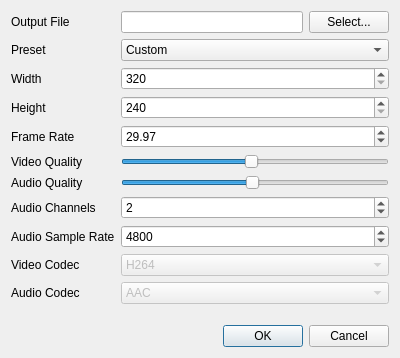
<?xml version="1.0" encoding="UTF-8"?>
<ui version="4.0">
 <class>RendererSettings</class>
 <widget class="QDialog" name="RendererSettings">
  <property name="geometry">
   <rect>
    <x>0</x>
    <y>0</y>
    <width>400</width>
    <height>358</height>
   </rect>
  </property>
  <property name="windowTitle">
   <string>Export Settings</string>
  </property>
  <layout class="QFormLayout" name="formLayout">
   <item row="0" column="0">
    <widget class="QLabel" name="outputLabel">
     <property name="text">
      <string>Output File</string>
     </property>
    </widget>
   </item>
   <item row="0" column="1">
    <layout class="QHBoxLayout" name="horizontalLayout_2">
     <item>
      <widget class="QLineEdit" name="outputFileName">
       <property name="enabled">
        <bool>true</bool>
       </property>
      </widget>
     </item>
     <item>
      <widget class="QPushButton" name="outputFileNameButton">
       <property name="text">
        <string>Select...</string>
       </property>
      </widget>
     </item>
    </layout>
   </item>
   <item row="2" column="0">
    <widget class="QLabel" name="label">
     <property name="enabled">
      <bool>true</bool>
     </property>
     <property name="text">
      <string>Width</string>
     </property>
    </widget>
   </item>
   <item row="2" column="1">
    <widget class="QSpinBox" name="width">
     <property name="enabled">
      <bool>true</bool>
     </property>
     <property name="minimum">
      <number>320</number>
     </property>
     <property name="maximum">
      <number>1920</number>
     </property>
    </widget>
   </item>
   <item row="3" column="0">
    <widget class="QLabel" name="label_2">
     <property name="enabled">
      <bool>true</bool>
     </property>
     <property name="text">
      <string>Height</string>
     </property>
    </widget>
   </item>
   <item row="3" column="1">
    <widget class="QSpinBox" name="height">
     <property name="enabled">
      <bool>true</bool>
     </property>
     <property name="minimum">
      <number>240</number>
     </property>
     <property name="maximum">
      <number>1080</number>
     </property>
     <property name="value">
      <number>240</number>
     </property>
    </widget>
   </item>
   <item row="4" column="0">
    <widget class="QLabel" name="label_3">
     <property name="enabled">
      <bool>true</bool>
     </property>
     <property name="text">
      <string>Frame Rate</string>
     </property>
    </widget>
   </item>
   <item row="4" column="1">
    <widget class="QDoubleSpinBox" name="fps">
     <property name="enabled">
      <bool>true</bool>
     </property>
     <property name="value">
      <double>29.969999999999999</double>
     </property>
    </widget>
   </item>
   <item row="5" column="0">
    <widget class="QLabel" name="label_4">
     <property name="text">
      <string>Video Quality</string>
     </property>
    </widget>
   </item>
   <item row="6" column="0">
    <widget class="QLabel" name="label_5">
     <property name="text">
      <string>Audio Quality</string>
     </property>
    </widget>
   </item>
   <item row="6" column="1">
    <widget class="QSlider" name="audioQuality">
     <property name="minimum">
      <number>8</number>
     </property>
     <property name="maximum">
      <number>512</number>
     </property>
     <property name="value">
      <number>256</number>
     </property>
     <property name="orientation">
      <enum>Qt::Horizontal</enum>
     </property>
    </widget>
   </item>
   <item row="9" column="0">
    <widget class="QLabel" name="label_6">
     <property name="text">
      <string>Video Codec</string>
     </property>
    </widget>
   </item>
   <item row="9" column="1">
    <widget class="QComboBox" name="videoCodec">
     <property name="enabled">
      <bool>false</bool>
     </property>
     <item>
      <property name="text">
       <string>H264</string>
      </property>
     </item>
    </widget>
   </item>
   <item row="10" column="0">
    <widget class="QLabel" name="label_7">
     <property name="text">
      <string>Audio Codec</string>
     </property>
    </widget>
   </item>
   <item row="10" column="1">
    <widget class="QComboBox" name="audioCodec">
     <property name="enabled">
      <bool>false</bool>
     </property>
     <item>
      <property name="text">
       <string>AAC</string>
      </property>
     </item>
    </widget>
   </item>
   <item row="12" column="0" colspan="2">
    <widget class="QDialogButtonBox" name="buttonBox">
     <property name="orientation">
      <enum>Qt::Horizontal</enum>
     </property>
     <property name="standardButtons">
      <set>QDialogButtonBox::Cancel|QDialogButtonBox::Ok</set>
     </property>
    </widget>
   </item>
   <item row="11" column="0">
    <spacer name="verticalSpacer">
     <property name="orientation">
      <enum>Qt::Vertical</enum>
     </property>
     <property name="sizeHint" stdset="0">
      <size>
       <width>20</width>
       <height>40</height>
      </size>
     </property>
    </spacer>
   </item>
   <item row="5" column="1">
    <widget class="QSlider" name="videoQuality">
     <property name="minimum">
      <number>8</number>
     </property>
     <property name="maximum">
      <number>8192</number>
     </property>
     <property name="value">
      <number>4000</number>
     </property>
     <property name="sliderPosition">
      <number>4000</number>
     </property>
     <property name="orientation">
      <enum>Qt::Horizontal</enum>
     </property>
    </widget>
   </item>
   <item row="1" column="1">
    <widget class="QComboBox" name="videoPresetBox">
     <item>
      <property name="text">
       <string>Custom</string>
      </property>
     </item>
     <item>
      <property name="text">
       <string>QVGA (320x240) - 30 fps</string>
      </property>
     </item>
     <item>
      <property name="text">
       <string>VGA (640x480) - 30 fps</string>
      </property>
     </item>
     <item>
      <property name="text">
       <string>SVGA (800x600) - 30 fps</string>
      </property>
     </item>
     <item>
      <property name="text">
       <string>XVGA (1024x768) - 30 fps</string>
      </property>
     </item>
     <item>
      <property name="text">
       <string>480p NTSC (720x480) - 29.97 fps</string>
      </property>
     </item>
     <item>
      <property name="text">
       <string>576p PAL (720x576) - 25 fps</string>
      </property>
     </item>
     <item>
      <property name="text">
       <string>720p (1280x720) - 29.97 fps</string>
      </property>
     </item>
     <item>
      <property name="text">
       <string>1080p (1920x1080) - 29.97 fps</string>
      </property>
     </item>
    </widget>
   </item>
   <item row="1" column="0">
    <widget class="QLabel" name="label_9">
     <property name="text">
      <string>Preset</string>
     </property>
    </widget>
   </item>
   <item row="7" column="0">
    <widget class="QLabel" name="label_8">
     <property name="text">
      <string>Audio Channels</string>
     </property>
    </widget>
   </item>
   <item row="7" column="1">
    <widget class="QSpinBox" name="nbChannels">
     <property name="value">
      <number>2</number>
     </property>
    </widget>
   </item>
   <item row="8" column="0">
    <widget class="QLabel" name="label_10">
     <property name="text">
      <string>Audio Sample Rate</string>
     </property>
    </widget>
   </item>
   <item row="8" column="1">
    <widget class="QSpinBox" name="sampleRate">
     <property name="maximum">
      <number>10000</number>
     </property>
     <property name="value">
      <number>4800</number>
     </property>
    </widget>
   </item>
  </layout>
 </widget>
 <resources/>
 <connections>
  <connection>
   <sender>buttonBox</sender>
   <signal>accepted()</signal>
   <receiver>RendererSettings</receiver>
   <slot>accept()</slot>
   <hints>
    <hint type="sourcelabel">
     <x>248</x>
     <y>254</y>
    </hint>
    <hint type="destinationlabel">
     <x>157</x>
     <y>274</y>
    </hint>
   </hints>
  </connection>
  <connection>
   <sender>buttonBox</sender>
   <signal>rejected()</signal>
   <receiver>RendererSettings</receiver>
   <slot>reject()</slot>
   <hints>
    <hint type="sourcelabel">
     <x>316</x>
     <y>260</y>
    </hint>
    <hint type="destinationlabel">
     <x>286</x>
     <y>274</y>
    </hint>
   </hints>
  </connection>
 </connections>
</ui>
